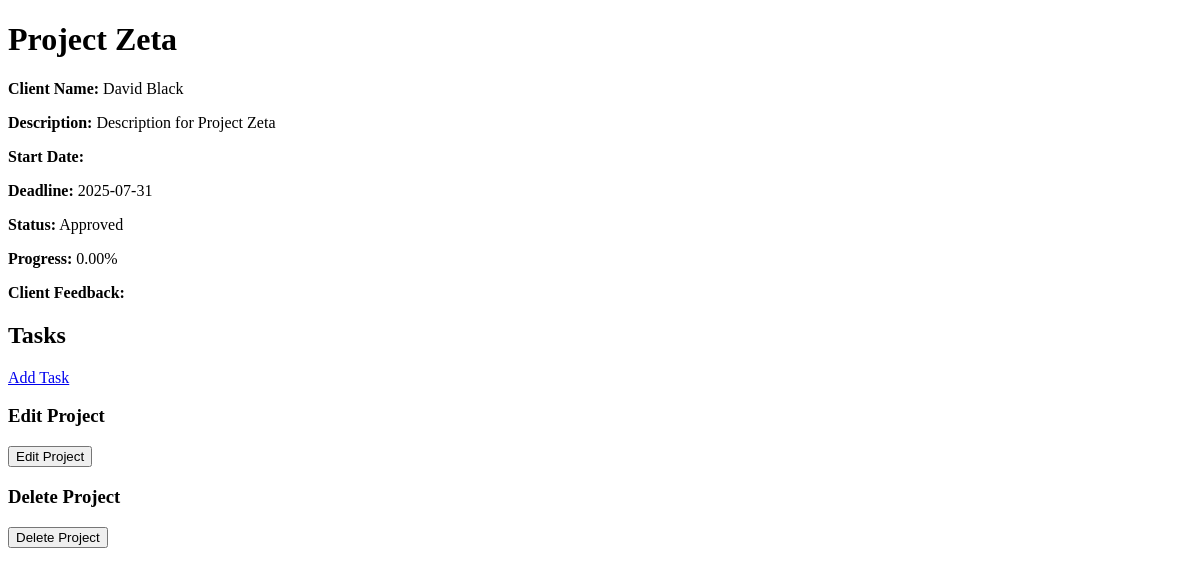
Screenshot of /controller/pm-project-controller.php?action=view&project_id=6 (signed in) with the database file from the repository.
### tables this page shows
CREATE TABLE `projects` (
  `project_id` int(11) NOT NULL,
  `client_id` int(11) NOT NULL,
  `pm_id` int(11) DEFAULT NULL,
  `name` varchar(100) NOT NULL,
  `description` text NOT NULL,
  `start_date` date DEFAULT NULL,
  `deadline` date NOT NULL,
  `status` varchar(50) NOT NULL DEFAULT 'Pending Approval',
  `type` varchar(50) NOT NULL DEFAULT 'Proposal',
  `comment` text DEFAULT NULL,
  `client_feedback` text DEFAULT NULL,
  `progress` decimal(5,2) DEFAULT 0.00
);

CREATE TABLE `usr` (
  `userid` int(11) NOT NULL,
  `firstname` varchar(255) NOT NULL,
  `lastname` varchar(255) NOT NULL,
  `name` varchar(255) NOT NULL,
  `email` varchar(255) NOT NULL,
  `password` varchar(255) NOT NULL,
  `roleid` int(11) DEFAULT NULL
);

### model/project-model.php (called while the page is built, shortened)
<?php
function getProjectInfo($projectId) {
    $conn = getDbConnection();
    $sql = "SELECT * FROM projects WHERE project_id = ?";
    $stmt = $conn->prepare($sql);
    $stmt->bind_param("i", $projectId);
    $stmt->execute();
    $result = $stmt->get_result();
    $projectInfo = $result->fetch_assoc();
    return $projectInfo;
}
?>

### model/user-model.php (called while the page is built, shortened)
<?php
function getUserInfo($userId)
{
    $conn = getDbConnection();
    $sql = "SELECT userid, firstname, lastname, email, roleid FROM usr WHERE userid = ?";
    $stmt = $conn->prepare($sql);
    $stmt->bind_param("i", $userId);
    $stmt->execute();
    $result = $stmt->get_result();
    $user = $result->fetch_assoc();
    return $user;
}
function getUserName($userId)
{
    $userInfo = getUserInfo($userId);
    $firstname = $userInfo['firstname'] ?? 'Unassigned';
    $lastname = $userInfo['lastname'] ?? '';
    return trim("$firstname $lastname");
}
?>

### view/pm-project-view.php (the view, shortened to what this page needs)
<!DOCTYPE html>
<html lang="en">
<head>
    <link rel="stylesheet" href="../css/styles.css">
</head>
<body>
<h1><?php echo $project['name']; ?></h1>
<p><strong>Client Name:</strong> <?php echo $clientName; ?></p>
<p><strong>Description:</strong> <?php echo $project['description']; ?></p>
<p><strong>Start Date:</strong> <?php echo $project['start_date']; ?></p>
<p><strong>Deadline:</strong> <?php echo $project['deadline']; ?></p>
<p><strong>Status:</strong> <?php echo $project['status']; ?></p>
<p><strong>Progress:</strong> <?php echo $project['progress']; ?>%</p>
<p><strong>Client Feedback:</strong> <?php echo $project['client_feedback']; ?></p>
<h2>Tasks</h2>
<?php if ($project['status'] != 'Completed') { ?>
    <a href="../controller/pm-task-controller.php?action=add&project_id=<?php echo $project['project_id']; ?>">Add Task</a>
<?php } ?>
<br>
<h3>Edit Project</h3>
<form action="../controller/pm-project-controller.php?action=edit" method="post">
    <button type="submit">Edit Project</button>
</form>
<h3>Delete Project</h3>
<form action="../controller/pm-project-controller.php?action=delete" method="post">
    <button type="submit">Delete Project</button>
</form>
</body>
</html>

### rows the page displays
projects: name "Project Zeta", client.lastname "David Black", description "Description for Project Zeta", deadline "2025-07-31", status "Approved", progress "0.00"
